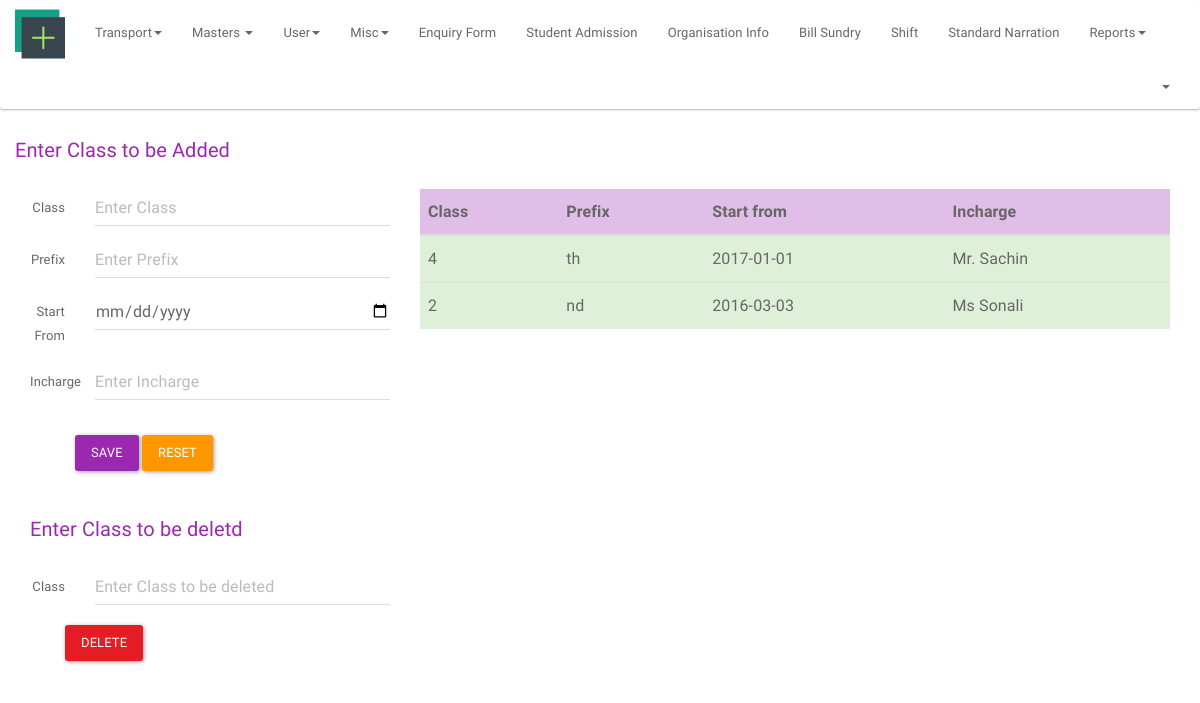
The app's page /index.php/admin/masters_class, older data.
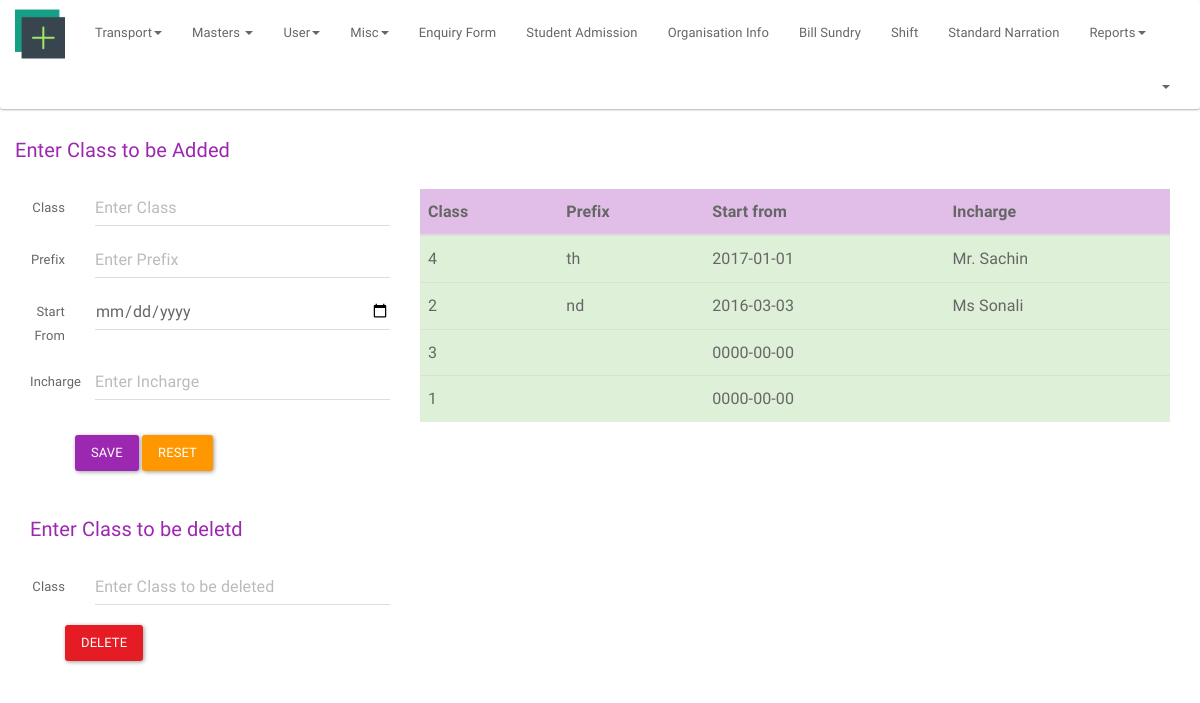
The same page, newer data.
### tables this page shows
CREATE TABLE `class` (
  `class` int(2) NOT NULL,
  `prefix` varchar(5) NOT NULL,
  `start_from` date NOT NULL,
  `incharge` varchar(25) NOT NULL,
  `class_id` int(11) NOT NULL
);

### application/controllers/admin.php (called while the page is built, shortened)
<?php
class Admin extends MY_Controller
{
    public function __construct()
    {
        $this->load->model('get_header_info','ghi');
        $username = $this->ghi->get_admin();
        $this->load->view('private/admin/header',['username'=>$username]);
        $this->load->view('private/admin/footer');
    }
    public function masters_class()
    {
        $this->load->model('get_model', 'gm');
        $class = $this->gm->get_class();
        $this->load->view('private/admin/masters/class', ['det_class' => $class]);
    }
}

### index.php (called while the page is built, shortened)
<?php
require_once BASEPATH.'core/CodeIgniter.php';

### application/models/get_model.php (called while the page is built, shortened)
<?php
class Get_model extends MY_Model
{
    public function get_class(){
        $query = $this->db->get('class');
        $res = $query->result();
        return $res;
    }
}

### application/views/private/admin/masters/class.php (the view, shortened to what this page needs)
<div class="container">
    <div class="row">
        <p style="font-size: 20px; margin-top:0px;" class="text-info">Enter Class to be Added</p>
    <div class="col-lg-4">
        <?php echo form_open('admin/masters_class', ['class' => 'form-horizontal']); ?>
        <div class="form-group">
            <label for="inputText" class="col-lg-2 control-label">Class</label>
            <div class="col-lg-10">
                <?php echo form_input(['name' => 'class', 'class' => 'form-control',
                    'placeholder' => 'Enter Class',
                    'value' => set_value('class')]);
                ?>
            </div>
        </div>
        <div class="form-group">
            <label for="inputText" class="col-lg-2 control-label">Prefix</label>
            <div class="col-lg-10">
                <?php echo form_input(['name' => 'prefix', 'class' => 'form-control',
                    'placeholder' => 'Enter Prefix',
                    'value' => set_value('prefix')]);
                ?>
            </div>
        </div>
        <div class="form-group">
            <label for="inputText" class="col-lg-2 control-label">Start From</label>
            <div class="col-lg-10">
                <input type="date" class="form-control" name="start_from">
            </div>
        </div>
        <div class="form-group">
            <label for="inputText" class="col-lg-2 control-label">Incharge</label>
            <div class="col-lg-10">
                <?php echo form_input(['name' => 'incharge', 'class' => 'form-control',
                    'placeholder' => 'Enter Incharge',
                    'value' => set_value('incharge')]);
                ?>
            </div>
        </div>
        <?php echo form_submit(['name' => 'submit', 'value' => 'Save', 'class' => 'btn btn-info',
            'style' => 'margin-left:45px; margin-top:20px;']),
        form_reset(['name' => 'reset', 'value' => 'reset', 'class' => 'btn btn-warning',
            'style' => 'margin-top:20px;']); ?>
        <?php echo form_close();?>
        <p style="font-size: 20px; margin-top: 40px;" class="text-info">Enter Class to be deletd</p>
        <?php echo form_open('admin/masters_class_del', ['class' => 'form-horizontal']); ?>
        <div class="form-group">
            <label for="inputText" class="col-lg-2 control-label">Class</label>
            <div class="col-lg-10">
            <?php  echo form_input(['name' => 'class_delete', 'class' => 'form-control',
                    'placeholder' => 'Enter Class to be deleted',
                    'value' => set_value('class_delete')]);
                ?>
            </div>
            <input type="submit" name="del_class" class="btn btn-danger" value="DELETE" style="margin-left: 50px; margin-top: 20px;">
        </div>
    </div>
        <div class="col-lg-8">
            <table class="table table-hover ">
                <thead>
                <tr class="info">
                    <th>Class</th>
                    <th>Prefix</th>
                    <th>Start from</th>
                    <th>Incharge</th>
                </tr>
                </thead>
                <tbody>
                <?php if (count($det_class)): ?>
                    <?php foreach($det_class as $class_det): ?>
                        <tr class="success">
                            <td><?php echo $class_det->class?></td>
                            <td><?php echo $class_det->prefix?></td>
                            <td><?php echo $class_det->start_from?></td>
                            <td><?php echo $class_det->incharge ?></td>
                        </tr>
                    <?php endforeach; ?>
                <?php else: ?>
                    <tr>
                        <td>No Records Found</td>
                    </tr>
                <?php endif; ?>
                </tbody>
            </table>
        </div>
    </div>
</div>

Row changes from the older to the newer data that the page shows:
added class: class "3", start_from "0000-00-00"
added class: class "1", start_from "0000-00-00"
